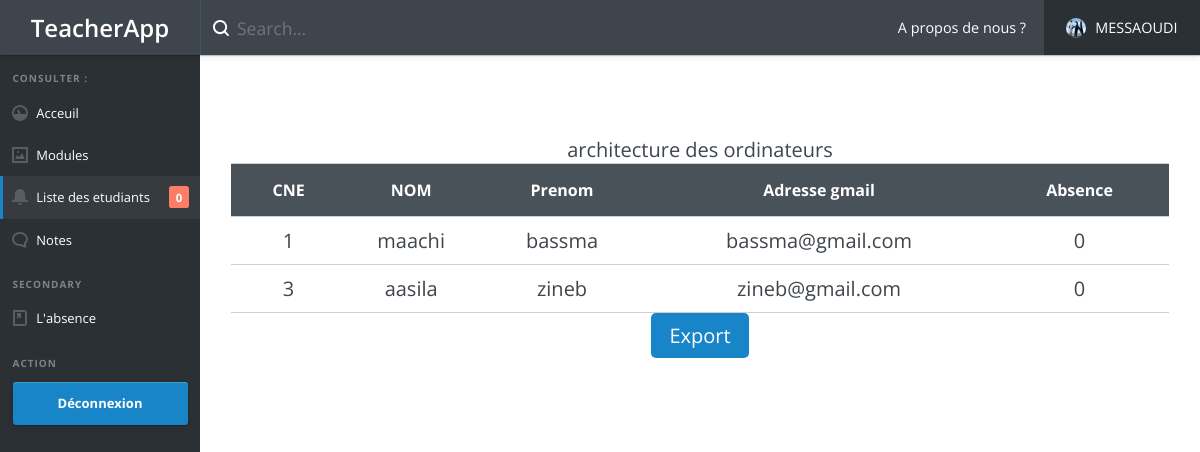
/listeEtudiant.php?name=architecture des ordinateurs (signed in), run on the app's committed database.
### tables this page shows
CREATE TABLE IF NOT EXISTS `etudiant` (
  `Id_etudiant` int(11) NOT NULL AUTO_INCREMENT,
  `Nom_etudiant` varchar(45) DEFAULT NULL,
  `Prenom_etudiant` varchar(45) DEFAULT NULL,
  `Adr_mail` varchar(45) DEFAULT NULL,
  PRIMARY KEY (`Id_etudiant`)
);

CREATE TABLE IF NOT EXISTS `module` (
  `Id_module` int(8) NOT NULL AUTO_INCREMENT,
  `Intitulé` text NOT NULL,
  `Idresponsable` int(8) NOT NULL,
  `Id_personne` int(8) NOT NULL,
  `Semestre` varchar(100) NOT NULL,
  PRIMARY KEY (`Id_module`),
  KEY `Id_personne` (`Id_personne`)
);

CREATE TABLE IF NOT EXISTS `absence` (
  `Id_absence` int(11) NOT NULL,
  `Id_etudiant` int(11) NOT NULL,
  `Id_module` int(11) NOT NULL,
  `Nombre_absence` int(11) DEFAULT NULL,
  PRIMARY KEY (`Id_absence`),
  KEY `Id_etudiant` (`Id_etudiant`),
  KEY `Id_module` (`Id_module`)
);

### autoloader_header.php (called while the page is built, shortened)
<?php
class autoloader_header{
    static function autoload($class)
    {
        $file1 = 'class/'.$class.'.php';
    }
}

### call_manager.php (called while the page is built, shortened)
<?php
		include ("autoloader_header.php");
        $conn = connexion_header("parametre");
        $module = new moduleManager($conn);
        $etudemanager=new etudemanager($conn);
        $absencemanager=new absencemanager($conn);
?>

### class/moduleManager.php (called while the page is built, shortened)
<?php
class moduleManager{
    private $conn;
    public function setDb(PDO $conn)
    {
        $this->conn=$conn;
    }
    public function get_idmodule($intitule){
        $sqlsele="SELECT Id_module FROM module WHERE Intitulé='".$intitule."'";
        $result=$this->conn->query($sqlsele);
        $res = $result->fetch();
        $id=$res['Id_module'];
        return $id;
    }
}
?>

### class/etudemanager.php (called while the page is built, shortened)
<?php
	class etudemanager {
		private $conn;
		public function setDb(PDO $conn)
    {
        $this->conn=$conn;
    }
    public function get_liste($id){
    	$sqlsele="SELECT * FROM etudiant WHERE Id_etudiant IN (SELECT Id_etudiant FROM etude WHERE Id_module='".$id."')";
        $result=$this->conn->query($sqlsele);
       return $result;
    }
	}
?>

### class/absencemanager.php (called while the page is built, shortened)
<?php
class absencemanager{
    private $conn;
    public function setDb(PDO $conn)
    {
        $this->conn=$conn;
    }
    public function nombre_absence($id_etudiant,$id_module){
    	$sqlselect="SELECT Nombre_absence FROM absence WHERE Id_etudiant='".$id_etudiant."' AND Id_module='".$id_module."'";
    	$result=$this->conn->query($sqlselect);
    	$donnees=$result->fetch();
    	$nb=$donnees['Nombre_absence'];
    	return $nb;
    }
}

### listeEtudiant.php (the view, shortened to what this page needs)
<?php
    if(isset($_SESSION['login'])){
        require 'inc/header.php';
        echo $_GET['name'];
        $id_module=$module->get_idmodule($_GET['name']);
        $donnees=$etudemanager->get_liste($id_module);
    if(!$donnees)
        echo "Lecture impossible";
    else{
    ?>
    <table id="table1" >
        <thead>
            <tr>
                <th>CNE</th>
                <th>NOM</th>
                <th>Prenom</th>
                <th>Adresse gmail</th>
                <th>Absence</th>
            </tr>
        </thead>
        <tbody>
            <?php
                   while ($ligne=$donnees->fetch(PDO::FETCH_NUM)) {
                       echo "<tr>";
                       $id_etudiant=$ligne[0];
                       foreach ($ligne as $value) {
                           echo "<td>".$value."</td>";
                       }
                       echo "<td>".$absencemanager->nombre_absence($id_etudiant,$id_module)."</td>";
                       echo "</tr>";
                   }
                ?>
        </tbody>
    </table>
    <form method="post" action="export.php">
     <input type="submit" name="export" class="btn" value="Export" style="background-color:#1885c9 ; color: white;" />
    </form>
    <?php }
    require 'inc/footer.php'; }
    else
        header('Location: authentification/login.php');?>

### assets/css/style2.css (style rules this page uses)
#table1 { width:100%; }
#table1 thead { border-top: 1px solid #ccd0d5; background-color: #495159; }
#table1 thead tr th { font-weight:700; padding: 15px; color:white; font-size: 0.8em; }
#table1 tbody tr { border-top: 1px solid #ccd0d5; border-bottom: 1px solid #ccd0d5; }
#table1 tbody tr td { padding:10px 0px; }

### data on the page
etudiant: Id_etudiant "1", Nom_etudiant "maachi", Prenom_etudiant "bassma", Adr_mail "bassma@gmail.com", Id_etudiant.Nombre_absence "0"
etudiant: Id_etudiant "3", Nom_etudiant "aasila", Prenom_etudiant "zineb", Adr_mail "zineb@gmail.com", Id_etudiant.Nombre_absence "0"

### other printed values
$_SESSION['login'] "MESSAOUDI"
count($donnees) "0"
$_GET['name'] "architecture des ordinateurs"
